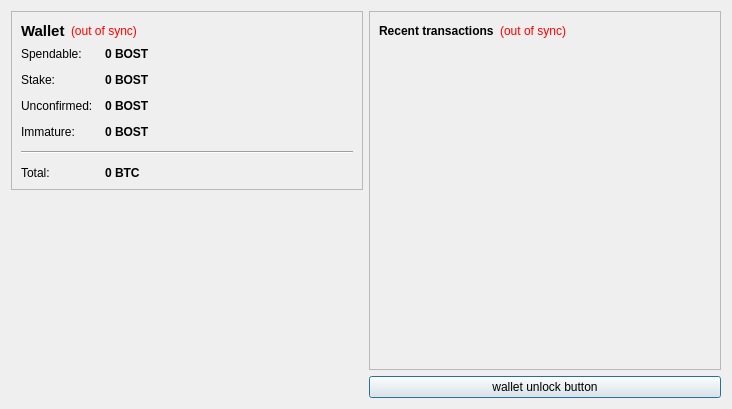
<?xml version="1.0" encoding="UTF-8"?>
<ui version="4.0">
 <class>OverviewPage</class>
 <widget class="QWidget" name="OverviewPage">
  <property name="geometry">
   <rect>
    <x>0</x>
    <y>0</y>
    <width>732</width>
    <height>409</height>
   </rect>
  </property>
  <property name="windowTitle">
   <string>Form</string>
  </property>
  <layout class="QHBoxLayout" name="horizontalLayout" stretch="0,0">
   <item>
    <layout class="QVBoxLayout" name="verticalLayout_2">
     <item>
      <widget class="QFrame" name="frame">
       <property name="frameShape">
        <enum>QFrame::StyledPanel</enum>
       </property>
       <property name="frameShadow">
        <enum>QFrame::Raised</enum>
       </property>
       <layout class="QVBoxLayout" name="verticalLayout_4">
        <item>
         <layout class="QHBoxLayout" name="horizontalLayout_4">
          <item>
           <widget class="QLabel" name="label_5">
            <property name="font">
             <font>
              <pointsize>11</pointsize>
              <weight>75</weight>
              <bold>true</bold>
             </font>
            </property>
            <property name="text">
             <string>Wallet</string>
            </property>
           </widget>
          </item>
          <item>
           <widget class="QLabel" name="labelWalletStatus">
            <property name="toolTip">
             <string>The displayed information may be out of date. Your wallet automatically synchronizes with the troutcoin network after a connection is established, but this process has not completed yet.</string>
            </property>
            <property name="styleSheet">
             <string notr="true">QLabel { color: red; }</string>
            </property>
            <property name="text">
             <string notr="true">(out of sync)</string>
            </property>
            <property name="alignment">
             <set>Qt::AlignLeading|Qt::AlignLeft|Qt::AlignVCenter</set>
            </property>
           </widget>
          </item>
          <item>
           <spacer name="horizontalSpacer_2">
            <property name="orientation">
             <enum>Qt::Horizontal</enum>
            </property>
            <property name="sizeHint" stdset="0">
             <size>
              <width>40</width>
              <height>20</height>
             </size>
            </property>
           </spacer>
          </item>
         </layout>
        </item>
        <item>
         <layout class="QFormLayout" name="formLayout_2">
          <property name="fieldGrowthPolicy">
           <enum>QFormLayout::AllNonFixedFieldsGrow</enum>
          </property>
          <property name="horizontalSpacing">
           <number>12</number>
          </property>
          <property name="verticalSpacing">
           <number>12</number>
          </property>
          <item row="0" column="0">
           <widget class="QLabel" name="label">
            <property name="text">
             <string>Spendable:</string>
            </property>
           </widget>
          </item>
          <item row="0" column="1">
           <widget class="QLabel" name="labelBalance">
            <property name="font">
             <font>
              <weight>75</weight>
              <bold>true</bold>
             </font>
            </property>
            <property name="cursor">
             <cursorShape>IBeamCursor</cursorShape>
            </property>
            <property name="toolTip">
             <string>Your current spendable balance</string>
            </property>
            <property name="text">
             <string notr="true">0 BOST</string>
            </property>
            <property name="textInteractionFlags">
             <set>Qt::LinksAccessibleByMouse|Qt::TextSelectableByKeyboard|Qt::TextSelectableByMouse</set>
            </property>
           </widget>
          </item>
          <item row="1" column="0">
           <widget class="QLabel" name="label_6">
            <property name="text">
             <string>Stake:</string>
            </property>
           </widget>
          </item>
          <item row="1" column="1">
           <widget class="QLabel" name="labelStake">
            <property name="font">
             <font>
              <weight>75</weight>
              <bold>true</bold>
             </font>
            </property>
            <property name="cursor">
             <cursorShape>IBeamCursor</cursorShape>
            </property>
            <property name="toolTip">
             <string>Total of coins that was staked, and do not yet count toward the current balance</string>
            </property>
            <property name="text">
             <string notr="true">0 BOST</string>
            </property>
            <property name="textInteractionFlags">
             <set>Qt::LinksAccessibleByMouse|Qt::TextSelectableByKeyboard|Qt::TextSelectableByMouse</set>
            </property>
           </widget>
          </item>
          <item row="2" column="0">
           <widget class="QLabel" name="label_3">
            <property name="text">
             <string>Unconfirmed:</string>
            </property>
           </widget>
          </item>
          <item row="2" column="1">
           <widget class="QLabel" name="labelUnconfirmed">
            <property name="font">
             <font>
              <weight>75</weight>
              <bold>true</bold>
             </font>
            </property>
            <property name="cursor">
             <cursorShape>IBeamCursor</cursorShape>
            </property>
            <property name="toolTip">
             <string>Total of transactions that have yet to be confirmed, and do not yet count toward the current balance</string>
            </property>
            <property name="text">
             <string notr="true">0 BOST</string>
            </property>
            <property name="textInteractionFlags">
             <set>Qt::LinksAccessibleByMouse|Qt::TextSelectableByKeyboard|Qt::TextSelectableByMouse</set>
            </property>
           </widget>
          </item>
          <item row="3" column="0">
           <widget class="QLabel" name="labelImmatureText">
            <property name="text">
             <string>Immature:</string>
            </property>
           </widget>
          </item>
          <item row="3" column="1">
           <widget class="QLabel" name="labelImmature">
            <property name="font">
             <font>
              <weight>75</weight>
              <bold>true</bold>
             </font>
            </property>
            <property name="toolTip">
             <string>Mined balance that has not yet matured</string>
            </property>
            <property name="text">
             <string notr="true">0 BOST</string>
            </property>
            <property name="textInteractionFlags">
             <set>Qt::LinksAccessibleByMouse|Qt::TextSelectableByKeyboard|Qt::TextSelectableByMouse</set>
            </property>
           </widget>
          </item>
          <item row="4" column="0" colspan="2">
           <widget class="Line" name="line">
            <property name="orientation">
             <enum>Qt::Horizontal</enum>
            </property>
           </widget>
          </item>
          <item row="5" column="0">
           <widget class="QLabel" name="labelTotalText">
            <property name="text">
             <string>Total:</string>
            </property>
           </widget>
          </item>
          <item row="5" column="1">
           <widget class="QLabel" name="labelTotal">
            <property name="font">
             <font>
              <weight>75</weight>
              <bold>true</bold>
             </font>
            </property>
            <property name="cursor">
             <cursorShape>IBeamCursor</cursorShape>
            </property>
            <property name="toolTip">
             <string>Your current total balance</string>
            </property>
            <property name="text">
             <string notr="true">0 BTC</string>
            </property>
            <property name="textInteractionFlags">
             <set>Qt::LinksAccessibleByMouse|Qt::TextSelectableByKeyboard|Qt::TextSelectableByMouse</set>
            </property>
           </widget>
          </item>
         </layout>
        </item>
       </layout>
      </widget>
     </item>
     <item>
      <spacer name="verticalSpacer_4">
       <property name="orientation">
        <enum>Qt::Vertical</enum>
       </property>
       <property name="sizeHint" stdset="0">
        <size>
         <width>20</width>
         <height>40</height>
        </size>
       </property>
      </spacer>
     </item>
     <item>
      <widget class="QLabel" name="label_2">
       <property name="text">
        <string/>
       </property>
       <property name="pixmap">
        <pixmap resource="../bitcoin.qrc">:/images/Wallet_Logo</pixmap>
       </property>
       <property name="alignment">
        <set>Qt::AlignCenter</set>
       </property>
      </widget>
     </item>
     <item>
      <spacer name="verticalSpacer">
       <property name="orientation">
        <enum>Qt::Vertical</enum>
       </property>
       <property name="sizeHint" stdset="0">
        <size>
         <width>20</width>
         <height>40</height>
        </size>
       </property>
      </spacer>
     </item>
    </layout>
   </item>
   <item>
    <layout class="QVBoxLayout" name="verticalLayout_3">
     <item>
      <widget class="QFrame" name="frame_2">
       <property name="frameShape">
        <enum>QFrame::StyledPanel</enum>
       </property>
       <property name="frameShadow">
        <enum>QFrame::Raised</enum>
       </property>
       <layout class="QVBoxLayout" name="verticalLayout">
        <item>
         <layout class="QHBoxLayout" name="horizontalLayout_2">
          <item>
           <widget class="QLabel" name="label_4">
            <property name="text">
             <string>&lt;b&gt;Recent transactions&lt;/b&gt;</string>
            </property>
           </widget>
          </item>
          <item>
           <widget class="QLabel" name="labelTransactionsStatus">
            <property name="toolTip">
             <string>The displayed information may be out of date. Your wallet automatically synchronizes with the troutcoin network after a connection is established, but this process has not completed yet.</string>
            </property>
            <property name="styleSheet">
             <string notr="true">QLabel { color: red; }</string>
            </property>
            <property name="text">
             <string notr="true">(out of sync)</string>
            </property>
            <property name="alignment">
             <set>Qt::AlignRight|Qt::AlignTrailing|Qt::AlignVCenter</set>
            </property>
           </widget>
          </item>
          <item>
           <spacer name="horizontalSpacer">
            <property name="orientation">
             <enum>Qt::Horizontal</enum>
            </property>
            <property name="sizeHint" stdset="0">
             <size>
              <width>40</width>
              <height>20</height>
             </size>
            </property>
           </spacer>
          </item>
         </layout>
        </item>
        <item>
         <widget class="QListView" name="listTransactions">
          <property name="styleSheet">
           <string notr="true">QListView { background: transparent; }</string>
          </property>
          <property name="frameShape">
           <enum>QFrame::NoFrame</enum>
          </property>
          <property name="verticalScrollBarPolicy">
           <enum>Qt::ScrollBarAlwaysOff</enum>
          </property>
          <property name="horizontalScrollBarPolicy">
           <enum>Qt::ScrollBarAlwaysOff</enum>
          </property>
          <property name="selectionMode">
           <enum>QAbstractItemView::NoSelection</enum>
          </property>
         </widget>
        </item>
       </layout>
      </widget>
     </item>
     <item>
      <widget class="QPushButton" name="unlockWalletButton">
       <property name="sizePolicy">
        <sizepolicy hsizetype="Minimum" vsizetype="Fixed">
         <horstretch>0</horstretch>
         <verstretch>0</verstretch>
        </sizepolicy>
       </property>
       <property name="maximumSize">
        <size>
         <width>16777214</width>
         <height>16777214</height>
        </size>
       </property>
       <property name="toolTip">
        <string/>
       </property>
       <property name="text">
        <string>wallet unlock button</string>
       </property>
       <property name="checkable">
        <bool>false</bool>
       </property>
       <property name="autoDefault">
        <bool>false</bool>
       </property>
       <property name="default">
        <bool>true</bool>
       </property>
       <property name="flat">
        <bool>false</bool>
       </property>
      </widget>
     </item>
    </layout>
   </item>
  </layout>
 </widget>
 <resources>
  <include location="../bitcoin.qrc"/>
 </resources>
 <connections/>
</ui>
